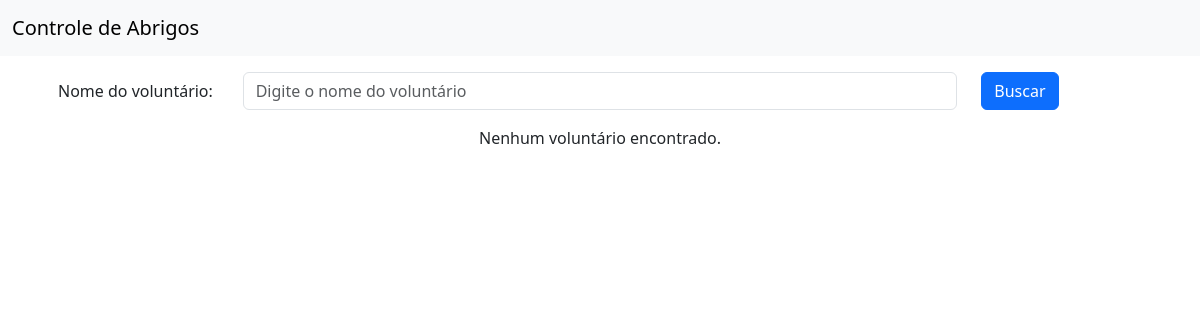
The app's page /voluntarios/, older data.
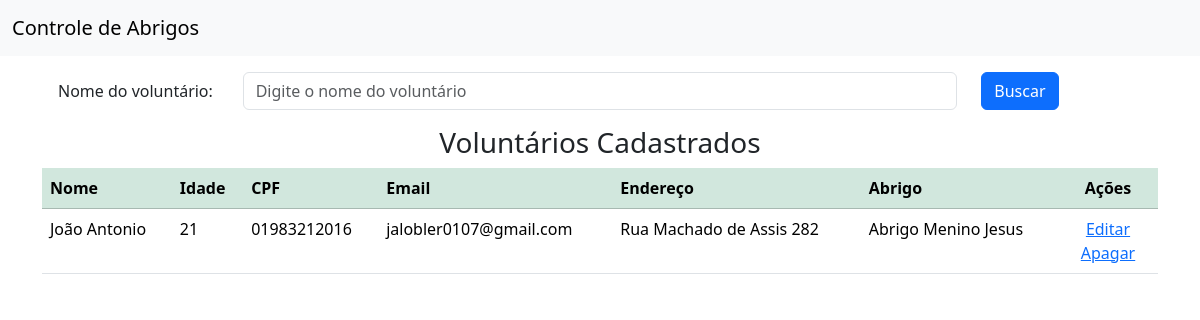
The same page, newer data.
### voluntarios/models.py (models this page shows, shortened)
class Voluntario(models.Model):
    nome = models.CharField('Nome', max_length=100, help_text='Nome do voluntário')
    idade = models.IntegerField('Idade', help_text='Idade do voluntário')
    cpf = models.CharField('CPF', max_length=11, help_text='CPF do voluntário', unique=True)
    email = models.EmailField('Email', help_text='Email do voluntário')
    endereco = models.CharField('Endereço', max_length=200, help_text='Endereço do voluntário')
    abrigo = models.ForeignKey(abrigo.models.Abrigo, verbose_name=' Abrigo', help_text='Nome do abrigo',
                               on_delete=models.CASCADE, related_name='abrigo')
    class Meta:
        verbose_name = 'Voluntário'
        verbose_name_plural = 'Voluntários'

### abrigo/models.py (models this page shows)
class Abrigo(models.Model):
    nome = models.CharField(max_length=255, verbose_name="Nome", default='Exemplo de nome')
    cnpj = models.CharField(max_length=18, unique=True, verbose_name="CNPJ")
    endereco = models.CharField(max_length=255, verbose_name="Endereço")
    class Meta:
        verbose_name = 'Abrigo'
        verbose_name_plural = 'Abrigos'
    def __str__(self):
        return self.nome

### voluntarios/views.py (the view)
# urls.py: path('voluntarios/', VoluntariosView.as_view(), name='voluntarios'),
class VoluntariosView(ListView):
    model = Voluntario
    template_name = 'voluntarios.html'
    def get_queryset(self):
        buscar = self.request.GET.get('buscar')
        qs = super(VoluntariosView, self).get_queryset()
        if buscar:
            return qs.filter(nome__icontains=buscar)
        if qs.count() > 0:
            paginator = Paginator(qs, 1)
            listagem = paginator.get_page(self.request.GET.get('page'))
            return listagem
        else:
            messages.info(self.request, 'Não existem voluntários cadastrados')
            return qs

### voluntarios/templates/voluntarios.html (shortened to what this page needs)
{% extends 'inicial.html' %}
{% load django_bootstrap5 %}
{% load static %}
{% block content %}
    <section class="section">
        <div class="container">
            <form action="" method="GET">
                <div class="form-group row p-3">
                    <label class="col-sm-2 col-form-label">Nome do voluntário: </label>
                    <div class="col-sm-8">
                        <input class="form-control" type="text" name="buscar" value="{{ request.GET.buscar }}"
                               placeholder="Digite o nome do voluntário">
                    </div>
                    <div class="col-sm-2">
                        <button type="submit" class="btn btn-primary">
                            Buscar
                        </button>
                    </div>
                </div>
            </form>
            {% if object_list %}
                <div class="card-body">
                    <h3 class="text-center">Voluntários Cadastrados</h3>
                    <div class="table-responsive">
                        <table class="table table-hover">
                            <thead class="table-success">
                                <th>Nome</th>
                                <th>Idade</th>
                                <th>CPF</th>
                                <th>Email</th>
                                <th>Endereço</th>
                                <th>Abrigo</th>
                                <th style="width: 100px; text-align: center">Ações</th>
                            </thead>
                            <tbody>
                                {% for voluntario in object_list %}
                                    <tr>
                                        <td> {{ voluntario.nome }} </td>
                                        <td> {{ voluntario.idade }} </td>
                                        <td> {{ voluntario.cpf }} </td>
                                        <td> {{ voluntario.email }} </td>
                                        <td> {{ voluntario.endereco }} </td>
                                        <td> {{ voluntario.abrigo }} </td>
                                        <td style="text-align: center">
                                            <a href="{% url 'voluntario_editar' voluntario.pk %}">
                                                <span class="icon">
                                                     Editar
                                                </span>
                                            </a>
                                            <a href="{% url 'voluntario_apagar' voluntario.pk %}">
                                                <span class="icon">
                                                     Apagar
                                                </span>
                                            </a>
                                        </td>
                                    </tr>
                                {% endfor %}
                            </tbody>
                        </table>
                    </div>
                </div>
            {% else %}
                <p class="text-center">Nenhum voluntário encontrado.</p>
            {% endif %}
        </div>
    </section>
{% endblock %}

### home/templates/inicial.html (shortened to what this page needs)
<!DOCTYPE html>
{% load django_bootstrap5 %}
{% bootstrap_css %}
<html lang="pt-br" data-bs-theme="light">
<head>
</head>
<body>
<nav class="navbar bg-body-tertiary">
  <div class="container-fluid">
    <a class="navbar-brand">Controle de Abrigos</a>
  </div>
</nav>
{% block content %}  {% endblock %}
</body>
</html>

Row changes from the older to the newer data that the page shows:
added Voluntario: nome "João Antonio", idade "21", cpf "01983212016", email "jalobler0107@gmail.com", endereco "Rua Machado de Assis 282", abrigo "Abrigo Menino Jesus"
Text that changed along with them:
text no longer shown: "Nenhum voluntário encontrado."
text now shown: "Voluntários Cadastrados Nome Idade CPF Email Endereço Abrigo Ações"
